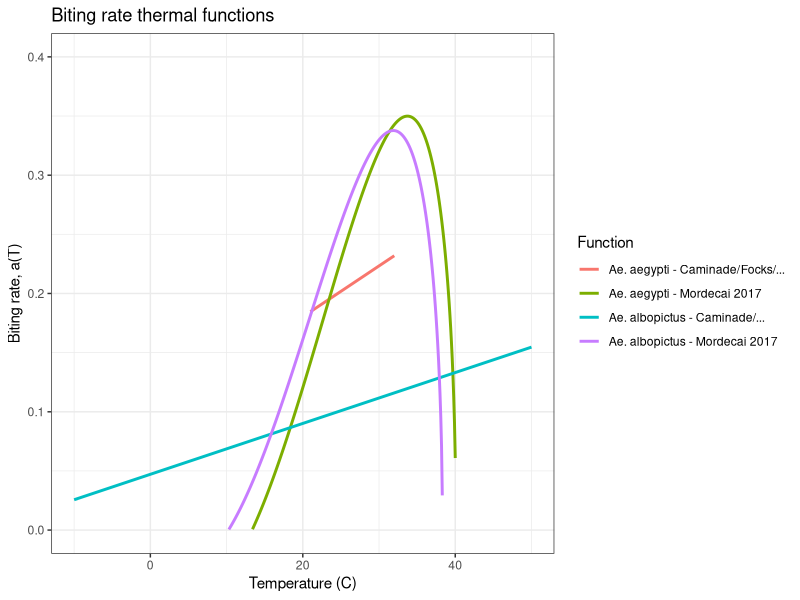
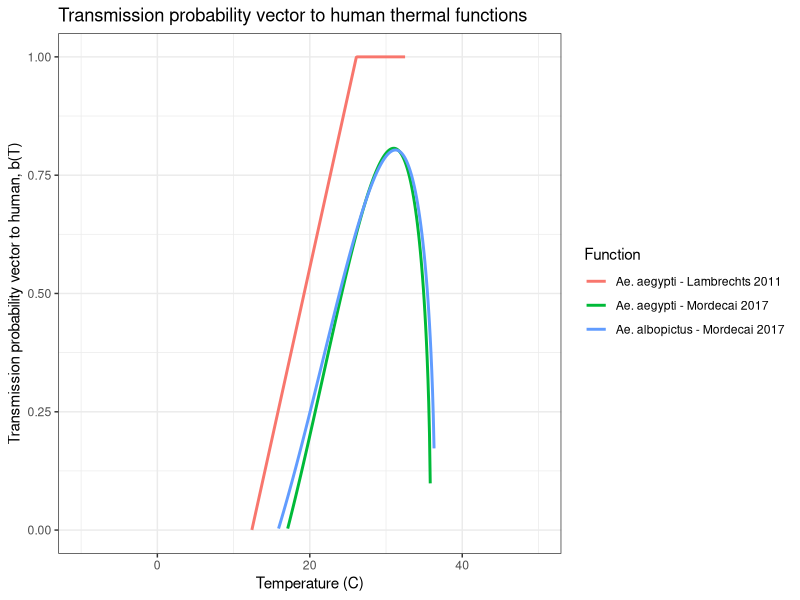
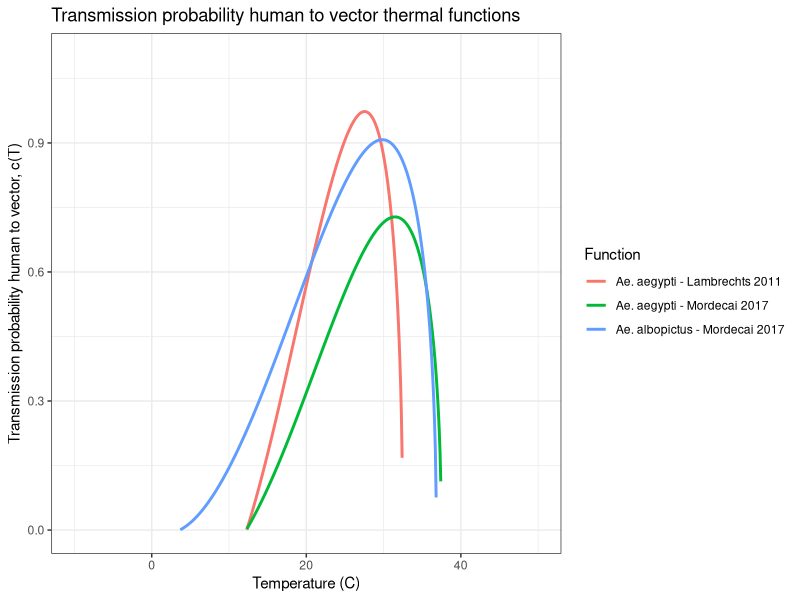
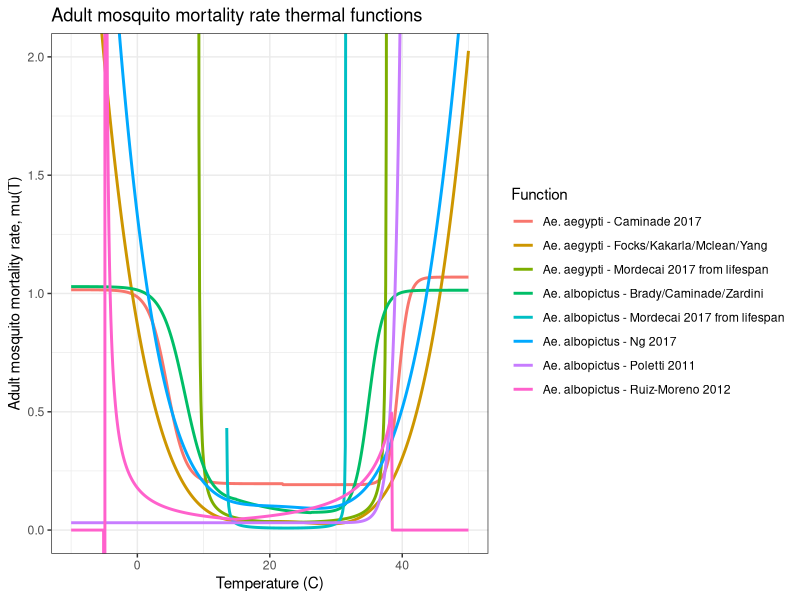
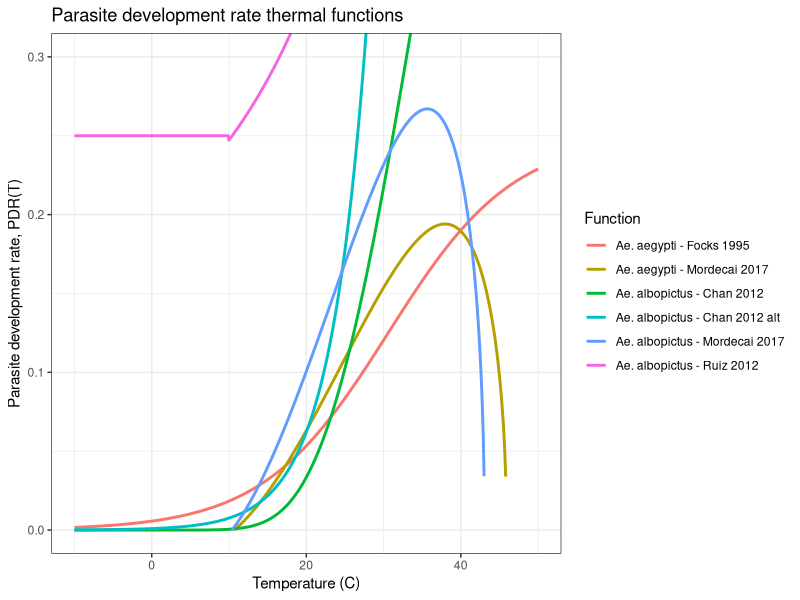
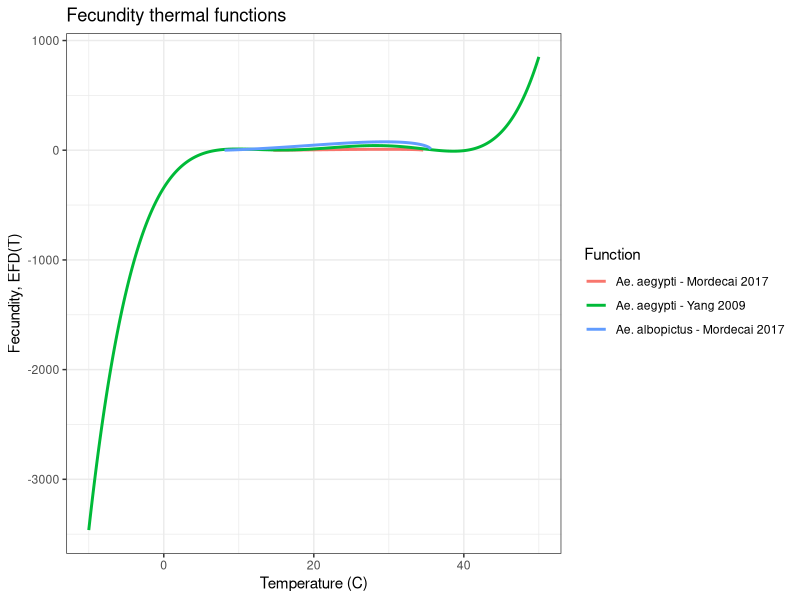
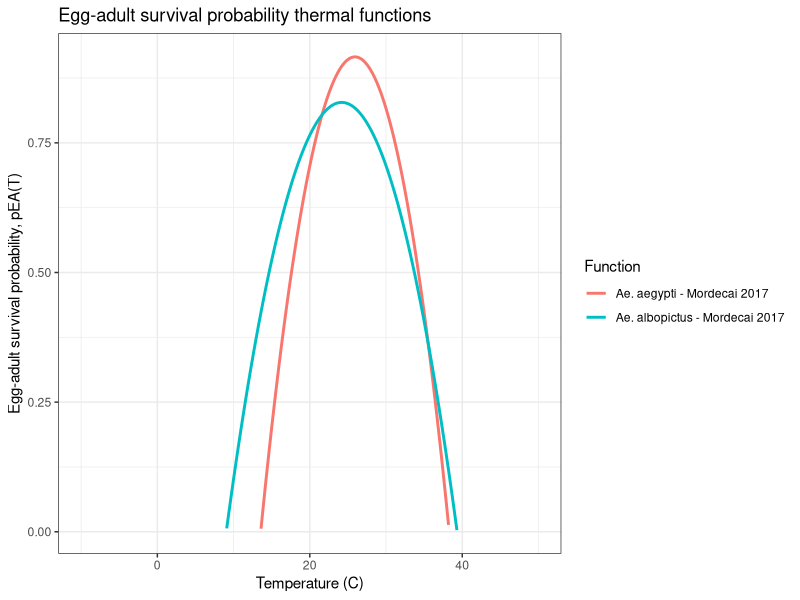
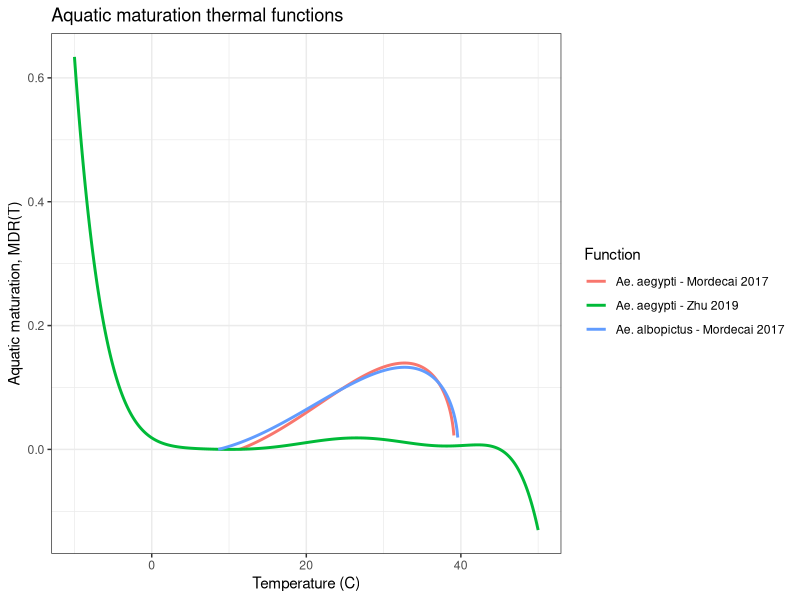

These charts were generated, in order, by the following R code:
## ---- chunk 1
knitr::opts_chunk$set(echo = TRUE)
## ---- chunk 2
library(ggplot2)

# Temperature range
temp <- seq(-10, 50, by = 0.1)
## ---- chunk 3
####### Biting Rate ##########


# Species: Ae. aegypti
# Cited as Original Source: Caminade et al., 2017; Focks et al., 1995; Kakarla et al., 2019; Liu-Helmersson et al., 2014; Mclean et al., 1974; Scott et al., 2000
a_aegypti_caminade_2017 <- function(T) {
  
  b_m <- rep(NA_real_, length(T))
  
  idx1 <- T >= 21 & T <= 32
  
  b_m[idx1] <- 0.0943 + 0.0043 * T[idx1]
  
  return(b_m)
}


# Species: Ae. aegypti
# Cited as Original Source: Mordecai et al., 2017
a_aegypti_mordecai_2017 <- function(T) {
  
  a <- rep(NA_real_, length(T))
  
  idx1 <- T > 13.35 & T < 40.08
  
  a[idx1] <- 2.02E-4 * T[idx1] * (T[idx1] - 13.35) * sqrt(40.08 - T[idx1])
  
  return(a)
}


# Species: Ae. albopictus
# Cited as Original Source: Mordecai et al., 2017
a_albopictus_mordecai_2017 <- function(T) {
  
  a <- rep(NA_real_, length(T))
  
  idx1 <- T > 10.25 & T < 38.32
  
  a[idx1] <- 1.93E-4 * T[idx1] * (T[idx1] - 10.25) * sqrt(38.32 - T[idx1])
  
  return(a)
}


# Species: Ae. albopictus
# Cited as Original Source: Caminade et al., 2017; Liu-Helmersson et al., 2014; Scott et al., 2000; Zardini et al., 2024
a_albopictus_caminade_2017 <- function(T) {
  
  a <- 0.5 * (0.0043 * T + 0.0943)
  
  return(a)
}


####### Make data frame ##########

biting_data <- rbind(
  data.frame(
    temp = temp,
    a = a_aegypti_caminade_2017(temp),
    function_name = "Ae. aegypti - Caminade/Focks/..."
  ),
  
  data.frame(
    temp = temp,
    a = a_aegypti_mordecai_2017(temp),
    function_name = "Ae. aegypti - Mordecai 2017"
  ),
  
  data.frame(
    temp = temp,
    a = a_albopictus_mordecai_2017(temp),
    function_name = "Ae. albopictus - Mordecai 2017"
  ),
  
  data.frame(
    temp = temp,
    a = a_albopictus_caminade_2017(temp),
    function_name = "Ae. albopictus - Caminade/..."
  )
)



####### Plot biting rate ##########

p_a <- ggplot(biting_data, aes(x = temp, y = a, color = function_name)) +
  geom_line(linewidth = 1) +
  coord_cartesian(ylim = c(0, 0.4)) +
  labs(
    x = "Temperature (C)",
    y = "Biting rate, a(T)",
    color = "Function",
    title = "Biting rate thermal functions"
  ) +
  theme_bw()

print(p_a)


####### Save figure ##########

ggsave(
  filename = "biting_rate.jpg",
  plot = p_a,
  width = 8,
  height = 5,
  dpi = 300,
  device = "jpeg",
  bg = "white"
)
## ---- chunk 4
####### Transmission Probability Vector -> Human ##########


# Species: Ae. aegypti
# Cited as Original Source: Lambrechts et al., 2011
b_aegypti_lambrechts_2011 <- function(T) {
  
  b_prob <- rep(NA_real_, length(T))
  
  idx1 <- T >= 12.4 & T <= 26.1
  idx2 <- T > 26.1 & T <= 32.5
  
  b_prob[idx1] <- -0.9037 + 0.0729 * T[idx1]
  b_prob[idx2] <- 1
  
  return(b_prob)
}


# Species: Ae. aegypti
# Cited as Original Source: Mordecai et al., 2017
b_aegypti_mordecai_2017 <- function(T) {
  
  b_prob <- rep(NA_real_, length(T))
  
  idx1 <- T > 17.05 & T < 35.83
  
  b_prob[idx1] <- 8.49E-4 * T[idx1] * (T[idx1] - 17.05) * sqrt(35.83 - T[idx1])
  
  return(b_prob)
}


# Species: Ae. albopictus
# Cited as Original Source: Mordecai et al., 2017
b_albopictus_mordecai_2017 <- function(T) {
  
  b_prob <- rep(NA_real_, length(T))
  
  idx1 <- T > 15.84 & T < 36.40
  
  b_prob[idx1] <- 7.35E-4 * T[idx1] * (T[idx1] - 15.84) * sqrt(36.40 - T[idx1])
  
  return(b_prob)
}


####### Make data frame ##########

vector_to_human_data <- rbind(
  data.frame(
    temp = temp,
    b_prob = b_aegypti_lambrechts_2011(temp),
    function_name = "Ae. aegypti - Lambrechts 2011"
  ),
  
  data.frame(
    temp = temp,
    b_prob = b_aegypti_mordecai_2017(temp),
    function_name = "Ae. aegypti - Mordecai 2017"
  ),
  
  data.frame(
    temp = temp,
    b_prob = b_albopictus_mordecai_2017(temp),
    function_name = "Ae. albopictus - Mordecai 2017"
  )
)


####### Plot transmission probability vector to human ##########

p_b <- ggplot(vector_to_human_data, aes(x = temp, y = b_prob, color = function_name)) +
  geom_line(linewidth = 1) +
  coord_cartesian(ylim = c(0, 1)) +
  labs(
    x = "Temperature (C)",
    y = "Transmission probability vector to human, b(T)",
    color = "Function",
    title = "Transmission probability vector to human thermal functions"
  ) +
  theme_bw()

print(p_b)


####### Save figure ##########

ggsave(
  filename = "transmission_vector_to_human.jpg",
  plot = p_b,
  width = 8,
  height = 5,
  dpi = 300,
  device = "jpeg",
  bg = "white"
)
## ---- chunk 5
####### Transmission Probability Human -> Vector ##########


# Species: Ae. aegypti
# Cited as Original Source: Lambrechts et al., 2011
c_aegypti_lambrechts_2011 <- function(T) {
  
  c <- rep(NA_real_, length(T))
  
  idx1 <- T > 12.286 & T < 32.461
  
  c[idx1] <- 0.001044 * T[idx1] * (T[idx1] - 12.286) * sqrt(32.461 - T[idx1])
  
  return(c)
}


# Species: Ae. aegypti
# Cited as Original Source: Mordecai et al., 2017
c_aegypti_mordecai_2017 <- function(T) {
  
  c <- rep(NA_real_, length(T))
  
  idx1 <- T > 12.22 & T < 37.46
  
  c[idx1] <- 4.91E-4 * T[idx1] * (T[idx1] - 12.22) * sqrt(37.46 - T[idx1])
  
  return(c)
}


# Species: Ae. albopictus
# Cited as Original Source: Mordecai et al., 2017
c_albopictus_mordecai_2017 <- function(T) {
  
  c <- rep(NA_real_, length(T))
  
  idx1 <- T > 3.62 & T < 36.82
  
  c[idx1] <- 4.39E-4 * T[idx1] * (T[idx1] - 3.62) * sqrt(36.82 - T[idx1])
  
  return(c)
}


####### Make data frame ##########

human_to_vector_data <- rbind(
  data.frame(
    temp = temp,
    c = c_aegypti_lambrechts_2011(temp),
    function_name = "Ae. aegypti - Lambrechts 2011"
  ),
  
  data.frame(
    temp = temp,
    c = c_aegypti_mordecai_2017(temp),
    function_name = "Ae. aegypti - Mordecai 2017"
  ),
  
  data.frame(
    temp = temp,
    c = c_albopictus_mordecai_2017(temp),
    function_name = "Ae. albopictus - Mordecai 2017"
  )
)


####### Plot transmission probability human to vector ##########

p_c <- ggplot(human_to_vector_data, aes(x = temp, y = c, color = function_name)) +
  geom_line(linewidth = 1) +
  coord_cartesian(ylim = c(0, 1.1)) +
  labs(
    x = "Temperature (C)",
    y = "Transmission probability human to vector, c(T)",
    color = "Function",
    title = "Transmission probability human to vector thermal functions"
  ) +
  theme_bw()

print(p_c)


####### Save figure ##########

ggsave(
  filename = "transmission_human_to_vector.jpg",
  plot = p_c,
  width = 8,
  height = 5,
  dpi = 300,
  device = "jpeg",
  bg = "white"
)
## ---- chunk 6

####### Adult Mosquito Mortality Rate ##########


# Species: Ae. aegypti
# Cited as Original Source: Caminade et al., 2017
mu_aegypti_caminade_2017 <- function(T) {
  
  mu <- rep(NA_real_, length(T))
  
  idx1 <- T < 22
  idx2 <- T >= 22
  
  mu[idx1] <- 1 / (1.22 + exp(-3.05 + 0.72 * T[idx1])) + 0.196
  mu[idx2] <- 1 / (1.14 + exp(51.4 - 1.3 * T[idx2])) + 0.192
  
  return(mu)
}


# Species: Ae. aegypti
# Cited as Original Source: Focks et al., 1995; Kakarla et al., 2019; Mclean et al., 1974; Yang et al., 2009
mu_aegypti_focks_1995 <- function(T) {
  
  mu <- 0.8692 -
    0.1590 * T +
    0.01116 * T^2 -
    0.0003408 * T^3 +
    0.000003809 * T^4
  
  return(mu)
}


# Species: Ae. albopictus
# Cited as Original Source: Poletti et al., 2011
mu_albopictus_poletti_2011 <- function(T) {
  
  mu <- 0.031 + 95820 * exp(T - 50.4)
  
  return(mu)
}


# Species: Ae. albopictus
# Cited as Original Source: Ruiz-Moreno et al., 2012
mu_albopictus_ruiz_moreno_2012 <- function(T) {
  
  mu <- rep(NA_real_, length(T))
  
  idx1 <- T < -5
  idx2 <- T >= -5 & T < 15
  idx3 <- T >= 15 & T < 38.5
  idx4 <- T >= 38.5
  
  mu[idx1] <- 0
  mu[idx2] <- 1 / (5.6 + 1.12 * T[idx2])
  mu[idx3] <- 1 / (40.27 - 1.38 * T[idx3] + 0.01 * T[idx3]^2)
  mu[idx4] <- 0
  
  return(mu)
}


# Species: Ae. albopictus
# Cited as Original Source: Brady et al., 2013; Caminade et al., 2017; Zardini et al., 2024
mu_albopictus_brady_2013 <- function(T) {
  
  mu <- rep(NA_real_, length(T))
  
  idx1 <- T < 15
  idx2 <- T >= 15 & T < 26.3
  idx3 <- T >= 26.3
  
  mu[idx1] <- 1 / (1.1 + exp(-4.04 + 0.576 * T[idx1])) + 0.12
  mu[idx2] <- 0.000339 * T[idx2]^2 - 0.0189 * T[idx2] + 0.336
  mu[idx3] <- 1 / (1.065 + exp(32.2 - 0.92 * T[idx3])) + 0.0747
  
  return(mu)
}


# Species: Ae. albopictus
# Cited as Original Source: Ng et al., 2017
# Checked Ng et al. (2017): the T^5 coefficient is -2.72000e-08, not -2.72e-02.
mu_albopictus_ng_2017 <- function(T) {
  
  mu <- 1.33048 -
    2.32772e-1 * T +
    1.68529e-2 * T^2 -
    5.61719e-4 * T^3 +
    7.91643e-6 * T^4 -
    2.72e-8 * T^5     # Original Table but shoud modify to 2.72e-8
  
  return(mu)
}


# Species: Ae. aegypti
# Cited as Original Source: Mordecai et al., 2017
# Table gives lifespan; mortality is calculated as mu(T) = 1 / lf(T).
mu_aegypti_mordecai_2017 <- function(T) {
  
  mu <- rep(NA_real_, length(T))
  
  idx1 <- T > 9.16 & T < 37.73
  
  lf <- -1.48e-1 * (T[idx1] - 9.16) * (T[idx1] - 37.73)
  mu[idx1] <- 1 / lf
  
  return(mu)
}


# Species: Ae. albopictus
# Cited as Original Source: Mordecai et al., 2017
# Table gives lifespan; mortality is calculated as mu(T) = 1 / lf(T).
mu_albopictus_mordecai_2017 <- function(T) {
  
  mu <- rep(NA_real_, length(T))
  
  idx1 <- T > 13.41 & T < 31.51
  
  lf <- -1.43 * (T[idx1] - 13.41) * (T[idx1] - 31.51 )
  mu[idx1] <- 1 / lf
  
  return(mu)
}


####### Make data frame ##########

mortality_data <- rbind(
  data.frame(
    temp = temp,
    mu = mu_aegypti_caminade_2017(temp),
    function_name = "Ae. aegypti - Caminade 2017"
  ),
  
  data.frame(
    temp = temp,
    mu = mu_aegypti_focks_1995(temp),
    function_name = "Ae. aegypti - Focks/Kakarla/Mclean/Yang"
  ),
  
  data.frame(
    temp = temp,
    mu = mu_albopictus_poletti_2011(temp),
    function_name = "Ae. albopictus - Poletti 2011"
  ),
  
  data.frame(
    temp = temp,
    mu = mu_albopictus_ruiz_moreno_2012(temp),
    function_name = "Ae. albopictus - Ruiz-Moreno 2012"
  ),
  
  data.frame(
    temp = temp,
    mu = mu_albopictus_brady_2013(temp),
    function_name = "Ae. albopictus - Brady/Caminade/Zardini"
  ),
  
  data.frame(
    temp = temp,
    mu = mu_albopictus_ng_2017(temp),
    function_name = "Ae. albopictus - Ng 2017"
  ),
  
  data.frame(
    temp = temp,
    mu = mu_aegypti_mordecai_2017(temp),
    function_name = "Ae. aegypti - Mordecai 2017 from lifespan"
  ),
  
  data.frame(
    temp = temp,
    mu = mu_albopictus_mordecai_2017(temp),
    function_name = "Ae. albopictus - Mordecai 2017 from lifespan"
  )
)


####### Check possible problems ##########

problem_mu <- mortality_data[
  is.na(mortality_data$mu) |
    !is.finite(mortality_data$mu) |
    mortality_data$mu < 0 |
    mortality_data$mu > 2,
]

problem_summary <- aggregate(
  temp ~ function_name,
  data = problem_mu,
  FUN = length
)

names(problem_summary)[2] <- "number_of_problem_values"


####### Plot mortality rate ##########

p_mu <- ggplot(mortality_data, aes(x = temp, y = mu, color = function_name)) +
  geom_line(linewidth = 1) +
  coord_cartesian(ylim = c(0, 2)) +
  labs(
    x = "Temperature (C)",
    y = "Adult mosquito mortality rate, mu(T)",
    color = "Function",
    title = "Adult mosquito mortality rate thermal functions"
  ) +
  theme_bw()

print(p_mu)


####### Save figure ##########

ggsave(
  filename = "adult_mosquito_mortality_rate.jpg",
  plot = p_mu,
  width = 8,
  height = 5,
  dpi = 300,
  device = "jpeg",
  bg = "white"
)
## ---- chunk 7
####### Extrinsic Incubation Rate / Parasite Development Rate ##########


# Species: Ae. albopictus
# Cited as Original Source: Mordecai et al., 2017
PDR_albopictus_mordecai_2017 <- function(T) {
  
  PDR <- rep(NA_real_, length(T))
  
  idx1 <- T > 10.39 & T < 43.05
  
  PDR[idx1] <- 1.09E-4 * T[idx1] * (T[idx1] - 10.39) * sqrt(43.05 - T[idx1])
  
  return(PDR)
}


# Species: Ae. aegypti
# Cited as Original Source: Mordecai et al., 2017
PDR_aegypti_mordecai_2017 <- function(T) {
  
  PDR <- rep(NA_real_, length(T))
  
  idx1 <- T > 10.68 & T < 45.90
  
  PDR[idx1] <- 6.65E-5 * T[idx1] * (T[idx1] - 10.68) * sqrt(45.90 - T[idx1])
  
  return(PDR)
}


# Species: Ae. aegypti
# Cited as Original Source: Focks et al., 1995
PDR_aegypti_focks_1995 <- function(T) {
  
  PDR <- 1 / (4 + exp(5.15 - 0.123 * T))
  
  return(PDR)
}


# Species: Ae. albopictus
# Cited as Original Source: Chan & Johansson, 2012
PDR_albopictus_chan_johansson_2012 <- function(T) {
  
  PDR <- 1 / exp(log(6) * exp(-0.08 * (T - 28)))
  
  return(PDR)
}


# Species: Ae. albopictus
# Cited as Original Source: Chan & Johansson, 2012
PDR_albopictus_chan_johansson_2012_alt <- function(T) {
  
  PDR <- 1 / (3.0 * exp(-0.21 * (T - 28.0)))
  
  return(PDR)
}


# Species: Ae. albopictus
# Cited as Original Source: Ruiz-Moreno et al., 2012
PDR_albopictus_ruiz_moreno_2012 <- function(T) {
  
  EIP <- rep(NA_real_, length(T))
  
  idx1 <- T < 10
  idx2 <- T >= 10 & T <= 32
  idx3 <- T > 32
  
  EIP[idx1] <- 4
  EIP[idx2] <- 113 / 22 - (2.4 / 22) * T[idx2]
  EIP[idx3] <- 1.5
  
  PDR <- 1 / EIP
  
  return(PDR)
}


####### Make data frame ##########

PDR_data <- rbind(
  data.frame(
    temp = temp,
    PDR = PDR_albopictus_mordecai_2017(temp),
    function_name = "Ae. albopictus - Mordecai 2017"
  ),
  
  data.frame(
    temp = temp,
    PDR = PDR_aegypti_mordecai_2017(temp),
    function_name = "Ae. aegypti - Mordecai 2017"
  ),
  
  data.frame(
    temp = temp,
    PDR = PDR_aegypti_focks_1995(temp),
    function_name = "Ae. aegypti - Focks 1995"
  ),
  
  data.frame(
    temp = temp,
    PDR = PDR_albopictus_chan_johansson_2012(temp),
    function_name = "Ae. albopictus - Chan 2012"
  ),
  
  data.frame(
    temp = temp,
    PDR = PDR_albopictus_chan_johansson_2012_alt(temp),
    function_name = "Ae. albopictus - Chan 2012 alt"
  ),
  
  data.frame(
    temp = temp,
    PDR = PDR_albopictus_ruiz_moreno_2012(temp),
    function_name = "Ae. albopictus - Ruiz 2012"
  )
)


####### Plot parasite development rate ##########

p_PDR <- ggplot(PDR_data, aes(x = temp, y = PDR, color = function_name)) +
  geom_line(linewidth = 1) +
  coord_cartesian(ylim = c(0, 0.3)) +
  labs(
    x = "Temperature (C)",
    y = "Parasite development rate, PDR(T)",
    color = "Function",
    title = "Parasite development rate thermal functions"
  ) +
  theme_bw()

print(p_PDR)


####### Save figure ##########

ggsave(
  filename = "parasite_development_rate.jpg",
  plot = p_PDR,
  width = 8,
  height = 5,
  dpi = 300,
  device = "jpeg",
  bg = "white"
)
## ---- chunk 8
####### Fecundity ##########


# Species: Ae. aegypti
# Cited as Original Source: Yang et al., 2009
EFD_aegypti_yang_2009 <- function(T) {
  
  EFD <- -341.8585 +
    108.7373 * T -
    12.3447 * T^2 +
    0.6367451 * T^3 -
    0.0149469 * T^4 +
    0.0001294166 * T^5
  
  return(EFD)
}


# Species: Ae. albopictus
# Cited as Original Source: Mordecai et al., 2017
EFD_albopictus_mordecai_2017 <- function(T) {
  
  EFD <- rep(NA_real_, length(T))
  
  idx1 <- T > 8.02 & T < 35.65
  
  EFD[idx1] <- 4.88E-02 * T[idx1] * (T[idx1] - 8.02) * sqrt(35.65 - T[idx1])
  
  return(EFD)
}


# Species: Ae. aegypti
# Cited as Original Source: Mordecai et al., 2017
EFD_aegypti_mordecai_2017 <- function(T) {
  
  EFD <- rep(NA_real_, length(T))
  
  idx1 <- T > 14.58 & T < 34.61
  
  EFD[idx1] <- 8.56E-03 * T[idx1] * (T[idx1] - 14.58) * sqrt(34.61 - T[idx1])
  
  return(EFD)
}


####### Make data frame ##########

fecundity_data <- rbind(
  data.frame(
    temp = temp,
    EFD = EFD_aegypti_yang_2009(temp),
    function_name = "Ae. aegypti - Yang 2009"
  ),
  
  data.frame(
    temp = temp,
    EFD = EFD_albopictus_mordecai_2017(temp),
    function_name = "Ae. albopictus - Mordecai 2017"
  ),
  
  data.frame(
    temp = temp,
    EFD = EFD_aegypti_mordecai_2017(temp),
    function_name = "Ae. aegypti - Mordecai 2017"
  )
)


####### Plot fecundity ##########

p_EFD <- ggplot(fecundity_data, aes(x = temp, y = EFD, color = function_name)) +
  geom_line(linewidth = 1) +
  labs(
    x = "Temperature (C)",
    y = "Fecundity, EFD(T)",
    color = "Function",
    title = "Fecundity thermal functions"
  ) +
  theme_bw()

print(p_EFD)


####### Save figure ##########

ggsave(
  filename = "fecundity.jpg",
  plot = p_EFD,
  width = 8,
  height = 5,
  dpi = 300,
  device = "jpeg",
  bg = "white"
)
## ---- chunk 9
####### Egg-Adult Survival Probability ##########


# Species: Ae. aegypti
# Cited as Original Source: Mordecai et al., 2017
pEA_aegypti_mordecai_2017 <- function(T) {
  
  pEA <- rep(NA_real_, length(T))
  
  idx1 <- T > 13.56 & T < 38.29
  
  pEA[idx1] <- 5.99E-03 * (T[idx1] - 13.56) * (38.29 - T[idx1])
  
  return(pEA)
}


# Species: Ae. albopictus
# Cited as Original Source: Mordecai et al., 2017
pEA_albopictus_mordecai_2017 <- function(T) {
  
  pEA <- rep(NA_real_, length(T))
  
  idx1 <- T > 9.04 & T < 39.33
  
  pEA[idx1] <- -3.61E-03 * (T[idx1] - 9.04) * (T[idx1] - 39.33)
  
  return(pEA)
}


####### Make data frame ##########

pEA_data <- rbind(
  data.frame(
    temp = temp,
    pEA = pEA_aegypti_mordecai_2017(temp),
    function_name = "Ae. aegypti - Mordecai 2017"
  ),
  
  data.frame(
    temp = temp,
    pEA = pEA_albopictus_mordecai_2017(temp),
    function_name = "Ae. albopictus - Mordecai 2017"
  )
)


####### Plot egg-adult survival probability ##########

p_pEA <- ggplot(pEA_data, aes(x = temp, y = pEA, color = function_name)) +
  geom_line(linewidth = 1) +
  labs(
    x = "Temperature (C)",
    y = "Egg-adult survival probability, pEA(T)",
    color = "Function",
    title = "Egg-adult survival probability thermal functions"
  ) +
  theme_bw()

print(p_pEA)


####### Save figure ##########

ggsave(
  filename = "egg_adult_survival_probability.jpg",
  plot = p_pEA,
  width = 8,
  height = 5,
  dpi = 300,
  device = "jpeg",
  bg = "white"
)
## ---- chunk 10
####### Aquatic Maturation ##########


# Species: Ae. aegypti
# Cited as Original Source: Zhu et al., 2019
phi_v_aegypti_zhu_2019 <- function(T) {
  
  phi_v <- (
    0.131 -
      0.05723 * T +
      0.01164 * T^2 -
      0.001341 * T^3 +
      8.723E-5 * T^4 -
      3.017E-6 * T^5 +
      5.153E-8 * T^6 -
      3.42E-10 * T^7
  ) / 7
  
  return(phi_v)
}


# Species: Ae. aegypti
# Cited as Original Source: Mordecai et al., 2017
MDR_aegypti_mordecai_2017 <- function(T) {
  
  MDR <- rep(NA_real_, length(T))
  
  idx1 <- T > 11.36 & T < 39.17
  
  MDR[idx1] <- 7.86E-5 * T[idx1] * (T[idx1] - 11.36) * sqrt(39.17 - T[idx1])
  
  return(MDR)
}


# Species: Ae. albopictus
# Cited as Original Source: Mordecai et al., 2017
MDR_albopictus_mordecai_2017 <- function(T) {
  
  MDR <- rep(NA_real_, length(T))
  
  idx1 <- T > 8.60 & T < 39.66
  
  MDR[idx1] <- 6.38E-5 * T[idx1] * (T[idx1] - 8.60) * sqrt(39.66 - T[idx1])
  
  return(MDR)
}


####### Make data frame ##########

aquatic_maturation_data <- rbind(
  data.frame(
    temp = temp,
    MDR = phi_v_aegypti_zhu_2019(temp),
    function_name = "Ae. aegypti - Zhu 2019"
  ),
  
  data.frame(
    temp = temp,
    MDR = MDR_aegypti_mordecai_2017(temp),
    function_name = "Ae. aegypti - Mordecai 2017"
  ),
  
  data.frame(
    temp = temp,
    MDR = MDR_albopictus_mordecai_2017(temp),
    function_name = "Ae. albopictus - Mordecai 2017"
  )
)


####### Plot aquatic maturation ##########

p_MDR <- ggplot(aquatic_maturation_data, aes(x = temp, y = MDR, color = function_name)) +
  geom_line(linewidth = 1) +
  labs(
    x = "Temperature (C)",
    y = "Aquatic maturation, MDR(T)",
    color = "Function",
    title = "Aquatic maturation thermal functions"
  ) +
  theme_bw()

print(p_MDR)


####### Save figure ##########

ggsave(
  filename = "aquatic_maturation.jpg",
  plot = p_MDR,
  width = 8,
  height = 5,
  dpi = 300,
  device = "jpeg",
  bg = "white"
)
